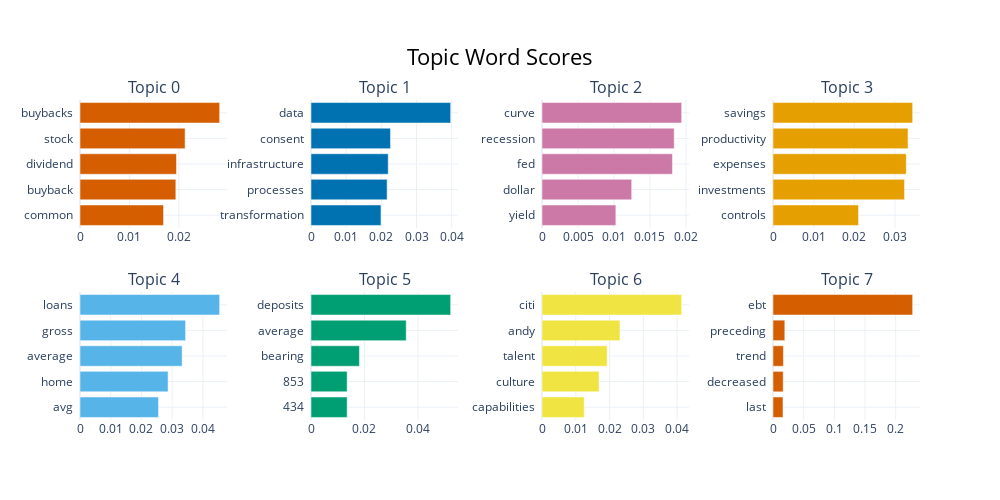

Notebook cell for this chart:
### Code cell
model.visualize_barchart()

### Figure 1 — Plotly figure (JSON) as saved in the notebook; plotly's stock layout.template omitted (floating-point values rounded to 4 significant figures)
{"data": [{"marker": {"color": "#D55E00"}, "orientation": "h", "type": "bar", "x": [0.01691, 0.01939, 0.01953, 0.02126, 0.02826], "xaxis": "x", "y": ["common  ", "buyback  ", "dividend  ", "stock  ", "buybacks  "], "yaxis": "y"}, {"marker": {"color": "#0072B2"}, "orientation": "h", "type": "bar", "x": [0.0199, 0.02165, 0.02196, 0.0226, 0.03971], "xaxis": "x2", "y": ["transformation  ", "processes  ", "infrastructure  ", "consent  ", "data  "], "yaxis": "y2"}, {"marker": {"color": "#CC79A7"}, "orientation": "h", "type": "bar", "x": [0.01026, 0.01246, 0.01812, 0.01836, 0.0194], "xaxis": "x3", "y": ["yield  ", "dollar  ", "fed  ", "recession  ", "curve  "], "yaxis": "y3"}, {"marker": {"color": "#E69F00"}, "orientation": "h", "type": "bar", "x": [0.02104, 0.03236, 0.03279, 0.03322, 0.03436], "xaxis": "x4", "y": ["controls  ", "investments  ", "expenses  ", "productivity  ", "savings  "], "yaxis": "y4"}, {"marker": {"color": "#56B4E9"}, "orientation": "h", "type": "bar", "x": [0.02556, 0.02868, 0.03326, 0.03438, 0.04547], "xaxis": "x5", "y": ["avg  ", "home  ", "average  ", "gross  ", "loans  "], "yaxis": "y5"}, {"marker": {"color": "#009E73"}, "orientation": "h", "type": "bar", "x": [0.01352, 0.01352, 0.01812, 0.03562, 0.05224], "xaxis": "x6", "y": ["434  ", "853  ", "bearing  ", "average  ", "deposits  "], "yaxis": "y6"}, {"marker": {"color": "#F0E442"}, "orientation": "h", "type": "bar", "x": [0.01248, 0.01689, 0.0193, 0.02307, 0.04133], "xaxis": "x7", "y": ["capabilities  ", "culture  ", "talent  ", "andy  ", "citi  "], "yaxis": "y7"}, {"marker": {"color": "#D55E00"}, "orientation": "h", "type": "bar", "x": [0.01629, 0.01662, 0.01696, 0.01928, 0.2277], "xaxis": "x8", "y": ["last  ", "decreased  ", "trend  ", "preceding  ", "ebt  "], "yaxis": "y8"}], "layout": {"annotations": [{"font": {"size": 16}, "showarrow": false, "text": "Topic 0", "x": 0.0875, "xanchor": "center", "xref": "paper", "y": 1, "yanchor": "bottom", "yref": "paper"}, {"font": {"size": 16}, "showarrow": false, "text": "Topic 1", "x": 0.3625, "xanchor": "center", "xref": "paper", "y": 1, "yanchor": "bottom", "yref": "paper"}, {"font": {"size": 16}, "showarrow": false, "text": "Topic 2", "x": 0.6375, "xanchor": "center", "xref": "paper", "y": 1, "yanchor": "bottom", "yref": "paper"}, {"font": {"size": 16}, "showarrow": false, "text": "Topic 3", "x": 0.9125, "xanchor": "center", "xref": "paper", "y": 1, "yanchor": "bottom", "yref": "paper"}, {"font": {"size": 16}, "showarrow": false, "text": "Topic 4", "x": 0.0875, "xanchor": "center", "xref": "paper", "y": 0.4, "yanchor": "bottom", "yref": "paper"}, {"font": {"size": 16}, "showarrow": false, "text": "Topic 5", "x": 0.3625, "xanchor": "center", "xref": "paper", "y": 0.4, "yanchor": "bottom", "yref": "paper"}, {"font": {"size": 16}, "showarrow": false, "text": "Topic 6", "x": 0.6375, "xanchor": "center", "xref": "paper", "y": 0.4, "yanchor": "bottom", "yref": "paper"}, {"font": {"size": 16}, "showarrow": false, "text": "Topic 7", "x": 0.9125, "xanchor": "center", "xref": "paper", "y": 0.4, "yanchor": "bottom", "yref": "paper"}], "height": 500, "hoverlabel": {"bgcolor": "white", "font": {"family": "Rockwell", "size": 16}}, "showlegend": false, "title": {"font": {"color": "Black", "size": 22}, "text": "Topic Word Scores", "x": 0.5, "xanchor": "center", "yanchor": "top"}, "width": 1000, "xaxis": {"anchor": "y", "domain": [0, 0.175], "showgrid": true}, "xaxis2": {"anchor": "y2", "domain": [0.275, 0.45], "showgrid": true}, "xaxis3": {"anchor": "y3", "domain": [0.55, 0.725], "showgrid": true}, "xaxis4": {"anchor": "y4", "domain": [0.825, 1], "showgrid": true}, "xaxis5": {"anchor": "y5", "domain": [0, 0.175], "showgrid": true}, "xaxis6": {"anchor": "y6", "domain": [0.275, 0.45], "showgrid": true}, "xaxis7": {"anchor": "y7", "domain": [0.55, 0.725], "showgrid": true}, "xaxis8": {"anchor": "y8", "domain": [0.825, 1], "showgrid": true}, "yaxis": {"anchor": "x", "domain": [0.6, 1], "showgrid": true}, "yaxis2": {"anchor": "x2", "domain": [0.6, 1], "showgrid": true}, "yaxis3": {"anchor": "x3", "domain": [0.6, 1], "showgrid": true}, "yaxis4": {"anchor": "x4", "domain": [0.6, 1], "showgrid": true}, "yaxis5": {"anchor": "x5", "domain": [0, 0.4], "showgrid": true}, "yaxis6": {"anchor": "x6", "domain": [0, 0.4], "showgrid": true}, "yaxis7": {"anchor": "x7", "domain": [0, 0.4], "showgrid": true}, "yaxis8": {"anchor": "x8", "domain": [0, 0.4], "showgrid": true}}}
